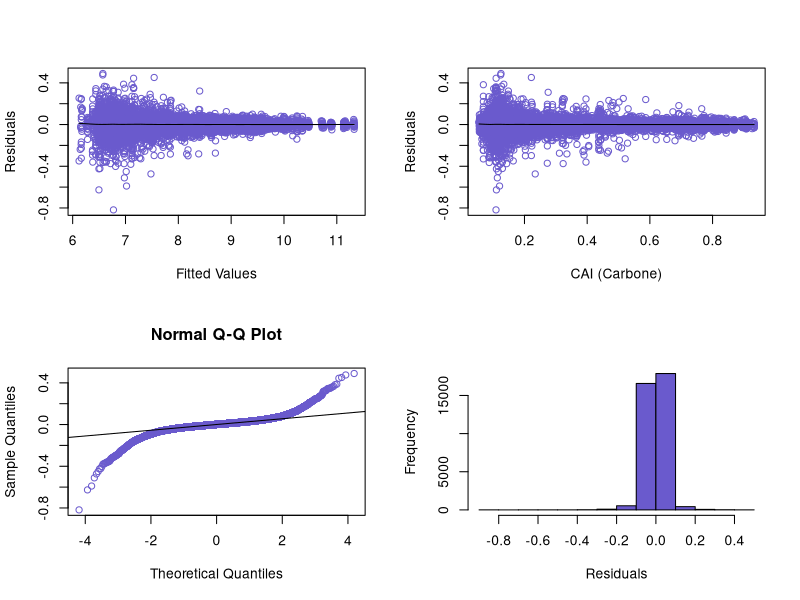
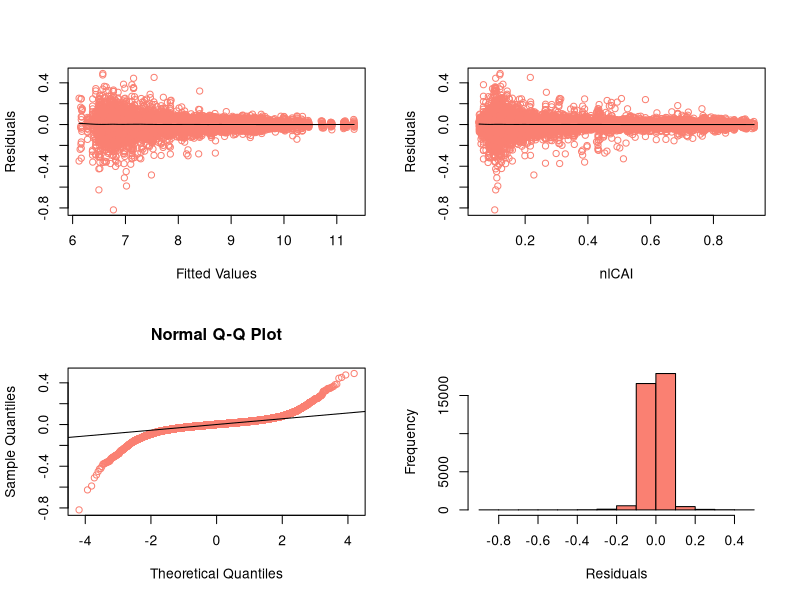
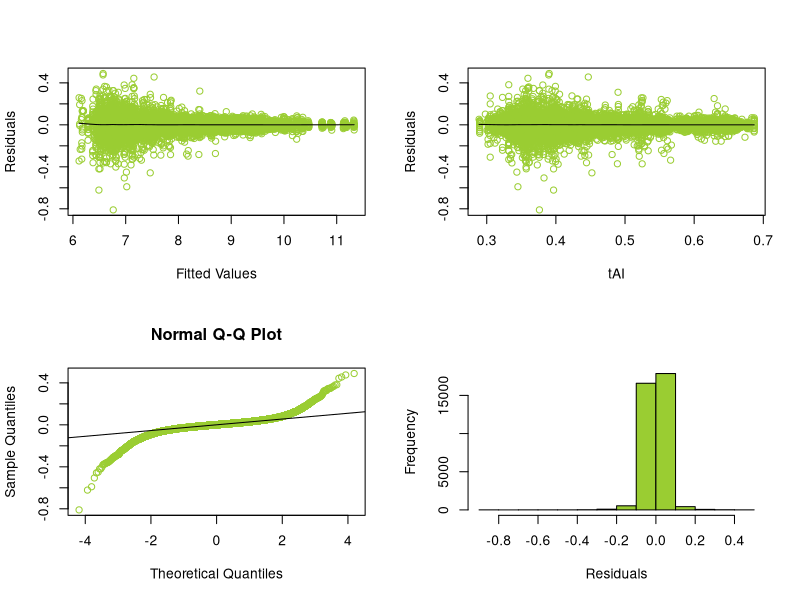
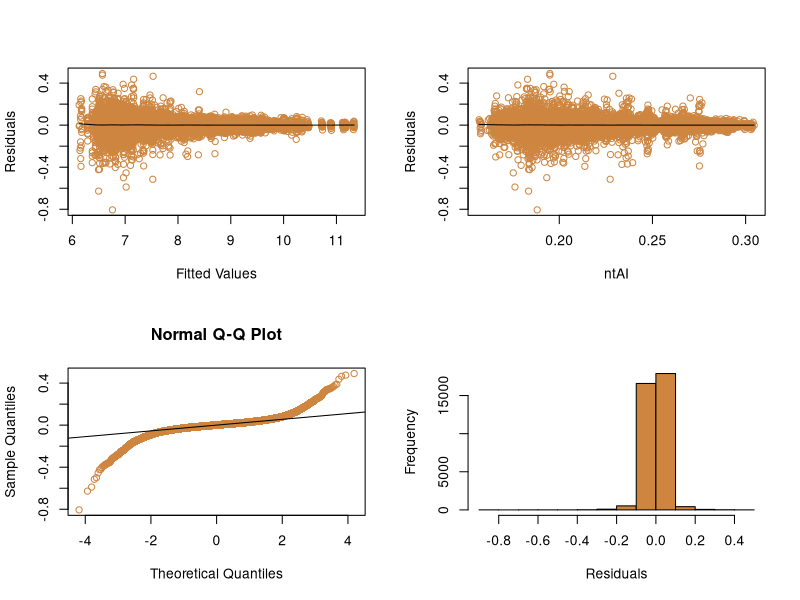
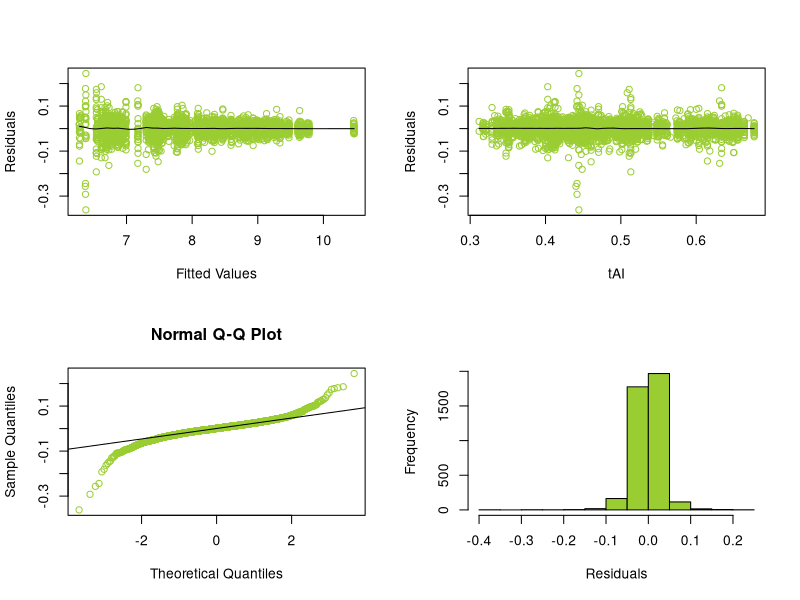
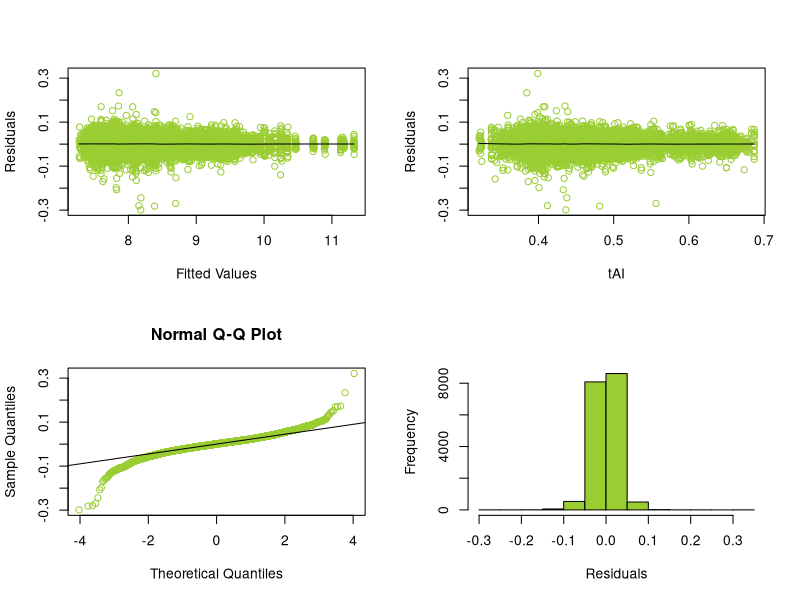
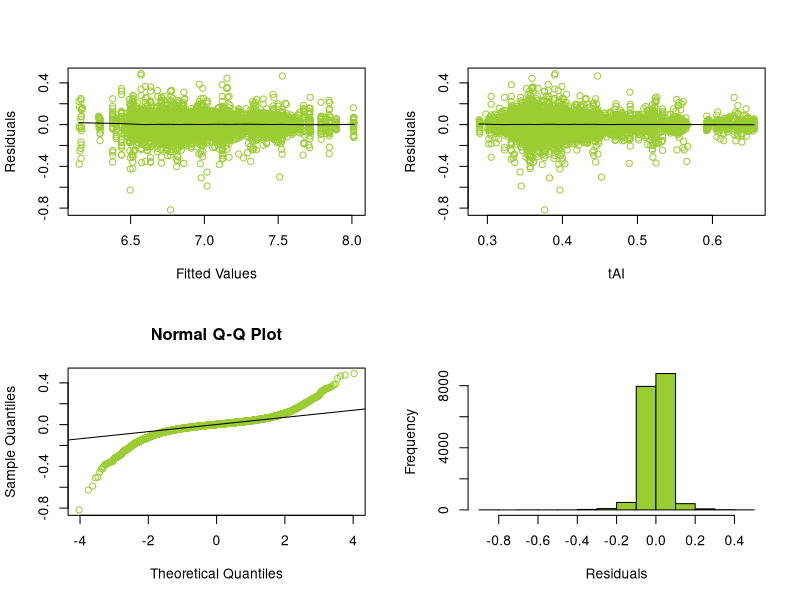
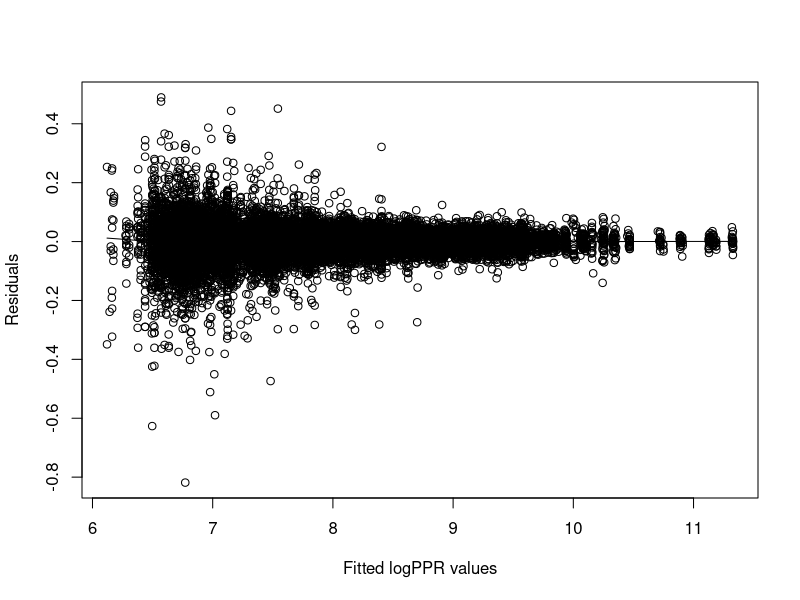

R code for these plots, in order: (Note: a time limit stopped this script after it produced the figures.)
## ---- chunk 1
knitr::opts_chunk$set(echo = TRUE)
## ---- chunk 2
library(car)
library(lme4)
library(reshape2)
## ---- chunk 3
response <- read.csv('n_PPR_1620_d.csv')
dataset <- melt(response, id.vars = "gene", variable.name = "strain", value.name = "PPR")
dataset$logPPR <- log(dataset$PPR)
## ---- chunk 4
explanatory0 <- read.csv('CAI_Carbone_1620_YRC_diff_d.csv')
explanatory0 <- melt(explanatory0, id.vars = "gene", variable.name = "strain", value.name = "CAI")
dataset$CAI <- explanatory0$CAI
## ---- chunk 5
lmm1 <- lmer(logPPR ~ CAI + (1+CAI|gene), data=dataset, REML = FALSE, control = lmerControl(optimizer="bobyqa", optCtrl=list(maxfun=1e5)))
summary(lmm1)
## ---- chunk 6
lmm2 <- lmer(logPPR ~ (1+CAI|gene), data=dataset, REML = FALSE, control = lmerControl(optimizer="bobyqa", optCtrl=list(maxfun=1e5)))
cai1620<-anova(lmm1, lmm2)
cai1620
## ---- chunk 7
cai1620[2,8]
## ---- chunk 8
confint(lmm1, parm="CAI", level=0.95)
## ---- chunk 9
par(mfrow=c(2,2))
res = residuals(lmm1)

scatter.smooth(fitted(lmm1), res, col='slateblue', span=0.1, xlab='Fitted Values', ylab='Residuals')
tiff(file="cai_logppr_res_fit.tiff", width = 12, height = 12, units = 'cm', res = 300)
scatter.smooth(fitted(lmm1), res, col='black', span=0.1, xlab='Fitted logPPR values', ylab='Residuals')
dev.off()
scatter.smooth(dataset$CAI, res, col='slateblue', span=0.1, xlab='CAI (Carbone)', ylab='Residuals')
qqnorm(res, col='slateblue')
qqline(res)
hist(res, main='', xlab='Residuals', ylab='Frequency', col='slateblue')
## ---- chunk 10
explanatory1 <- read.csv('nlCAI_1620_YRC_diff_d.csv')
explanatory1 <- melt(explanatory1, id.vars = "gene", variable.name = "strain", value.name = "nlCAI")
dataset$nlCAI <- explanatory1$nlCAI
## ---- chunk 11
lmm3 <- lmer(logPPR ~ nlCAI + (1+nlCAI|gene), data=dataset, REML = FALSE, control = lmerControl(optimizer="bobyqa", optCtrl=list(maxfun=1e5)))
summary(lmm3)
## ---- chunk 12
lmm4 <- lmer(logPPR ~ (1+nlCAI|gene), data=dataset, REML = FALSE, control = lmerControl(optimizer="bobyqa", optCtrl=list(maxfun=1e5)))
nlcai1620<-anova(lmm3, lmm4)
nlcai1620
## ---- chunk 13
nlcai1620[2,8]
## ---- chunk 14
confint(lmm3, parm="nlCAI", level=0.95)
## ---- chunk 15
par(mfrow=c(2,2))
res = residuals(lmm3)

scatter.smooth(fitted(lmm3), res, col='salmon', span=0.1, xlab='Fitted Values', ylab='Residuals')
scatter.smooth(dataset$nlCAI, res, col='salmon', span=0.1, xlab='nlCAI', ylab='Residuals')
qqnorm(res, col='salmon')
qqline(res)
hist(res, main='', xlab='Residuals', ylab='Frequency', col='salmon')
## ---- chunk 16
explanatory2 <- read.csv('tAI_1620_YRC_diff_d.csv')
explanatory2 <- melt(explanatory2, id.vars = "gene", variable.name = "strain", value.name = "tAI")
dataset$tAI <- explanatory2$tAI
## ---- chunk 17
lmm5 <- lmer(logPPR ~ tAI + (1+tAI|gene), data=dataset, REML = FALSE, control = lmerControl(optimizer="Nelder_Mead", optCtrl=list(maxfun=1e5)))
summary(lmm5)
## ---- chunk 18
lmm6 <- lmer(logPPR ~ (1+tAI|gene), data=dataset, REML = FALSE, control = lmerControl(optimizer="bobyqa", optCtrl=list(maxfun=1e5)))
tai1620<-anova(lmm5, lmm6)
tai1620
## ---- chunk 19
tai1620[2,8]
## ---- chunk 20
confint(lmm5, parm="tAI", level=0.95)
## ---- chunk 21
par(mfrow=c(2,2))
res = residuals(lmm5)

scatter.smooth(fitted(lmm5), res, col='yellowgreen', span=0.1, xlab='Fitted Values', ylab='Residuals')
scatter.smooth(dataset$tAI, res, col='yellowgreen', span=0.1, xlab='tAI', ylab='Residuals')
qqnorm(res, col='yellowgreen')
qqline(res)
hist(res, main='', xlab='Residuals', ylab='Frequency', col='yellowgreen')
## ---- chunk 22
explanatory3 <- read.csv('ntAI_1620_YRC_diff_d.csv')
explanatory3 <- melt(explanatory3, id.vars = "gene", variable.name = "strain", value.name = "ntAI")
dataset$ntAI <- explanatory3$ntAI
## ---- chunk 23
lmm7 <- lmer(logPPR ~ ntAI + (1+ntAI|gene), data=dataset, REML = FALSE, control = lmerControl(optimizer="bobyqa", optCtrl=list(maxfun=1e5)))
summary(lmm7)
## ---- chunk 24
lmm8 <- lmer(logPPR ~ (1+ntAI|gene), data=dataset, REML = FALSE, control = lmerControl(optimizer="bobyqa", optCtrl=list(maxfun=1e5)))
ntai1620<-anova(lmm7, lmm8)
ntai1620
## ---- chunk 25
ntai1620[2,8]
## ---- chunk 26
confint(lmm7, parm="ntAI", level=0.95)
## ---- chunk 27
par(mfrow=c(2,2))
res = residuals(lmm7)

scatter.smooth(fitted(lmm7), res, col='peru', span=0.1, xlab='Fitted Values', ylab='Residuals')
scatter.smooth(dataset$ntAI, res, col='peru', span=0.1, xlab='ntAI', ylab='Residuals')
qqnorm(res, col='peru')
qqline(res)
hist(res, main='', xlab='Residuals', ylab='Frequency', col='peru')
rm(list=ls())
## ---- chunk 28
response <- read.csv('n_PPR_185_d.csv')
dataset <- melt(response, id.vars = "gene", variable.name = "strain", value.name = "PPR")
dataset$logPPR <- log(dataset$PPR)
## ---- chunk 29
explanatory0 <- read.csv('tAI_185_YRC_diff_d.csv')
explanatory0 <- melt(explanatory0, id.vars = "gene", variable.name = "strain", value.name = "tAI")
dataset$tAI <- explanatory0$tAI
## ---- chunk 30
lmm1 <- lmer(logPPR ~ tAI + (1+tAI|gene), data=dataset, REML = FALSE, control = lmerControl(optimizer="bobyqa", optCtrl=list(maxfun=1e5)))
summary(lmm1)
## ---- chunk 31
lmm2 <- lmer(logPPR ~ (1+tAI|gene), data=dataset, REML = FALSE, control = lmerControl(optimizer="bobyqa", optCtrl=list(maxfun=1e5)))
tai185<-anova(lmm1, lmm2)
tai185
## ---- chunk 32
tai185[2,8]
## ---- chunk 33
confint(lmm1, parm="tAI", level=0.95)
## ---- chunk 34
par(mfrow=c(2,2))
res = residuals(lmm1)

scatter.smooth(fitted(lmm1), res, col='yellowgreen', span=0.1, xlab='Fitted Values', ylab='Residuals')
scatter.smooth(dataset$tAI, res, col='yellowgreen', span=0.1, xlab='tAI', ylab='Residuals')
qqnorm(res, col='yellowgreen')
qqline(res)
hist(res, main='', xlab='Residuals', ylab='Frequency', col='yellowgreen')
## ---- chunk 35
response <- read.csv('n_PPR_810_highPA_d.csv')
dataset <- melt(response, id.vars = "gene", variable.name = "strain", value.name = "PPR")
dataset$logPPR <- log(dataset$PPR)
## ---- chunk 36
explanatory0 <- read.csv('tAI_810_highPA_YRC_diff_d.csv')
explanatory0 <- melt(explanatory0, id.vars = "gene", variable.name = "strain", value.name = "tAI")
dataset$tAI <- explanatory0$tAI
## ---- chunk 37
lmm3 <- lmer(logPPR ~ tAI + (1+tAI|gene), data=dataset, REML = FALSE, control = lmerControl(optimizer="bobyqa", optCtrl=list(maxfun=1e5)))
summary(lmm3)
## ---- chunk 38
confint(lmm3, parm="tAI", level=0.95)
## ---- chunk 39
lmm4 <- lmer(logPPR ~ (1+tAI|gene), data=dataset, REML = FALSE, control = lmerControl(optimizer="bobyqa", optCtrl=list(maxfun=1e5)))
tai_highpa<-anova(lmm3, lmm4)
tai_highpa
## ---- chunk 40
tai_highpa[2,8]
## ---- chunk 41
par(mfrow=c(2,2))
res = residuals(lmm3)

scatter.smooth(fitted(lmm3), res, col='yellowgreen', span=0.1, xlab='Fitted Values', ylab='Residuals')
scatter.smooth(dataset$tAI, res, col='yellowgreen', span=0.1, xlab='tAI', ylab='Residuals')
qqnorm(res, col='yellowgreen')
qqline(res)
hist(res, main='', xlab='Residuals', ylab='Frequency', col='yellowgreen')
## ---- chunk 42
response <- read.csv('n_PPR_810_lowPA_d.csv')
dataset <- melt(response, id.vars = "gene", variable.name = "strain", value.name = "PPR")
dataset$logPPR <- log(dataset$PPR)
## ---- chunk 43
explanatory0 <- read.csv('tAI_810_lowPA_YRC_diff_d.csv')
explanatory0 <- melt(explanatory0, id.vars = "gene", variable.name = "strain", value.name = "tAI")
dataset$tAI <- explanatory0$tAI
## ---- chunk 44
lmm5 <- lmer(logPPR ~ tAI + (1+tAI|gene), data=dataset, REML = FALSE, control = lmerControl(optimizer="bobyqa", optCtrl=list(maxfun=1e5)))
summary(lmm5)
## ---- chunk 45
confint(lmm5, parm="tAI", level=0.95)
## ---- chunk 46
lmm6 <- lmer(logPPR ~ (1+tAI|gene), data=dataset, REML = FALSE, control = lmerControl(optimizer="bobyqa", optCtrl=list(maxfun=1e5)))
tai_810low<-anova(lmm5, lmm6)
tai_810low
## ---- chunk 47
tai_810low[2,8]
## ---- chunk 48
par(mfrow=c(2,2))
res = residuals(lmm5)

scatter.smooth(fitted(lmm5), res, col='yellowgreen', span=0.1, xlab='Fitted Values', ylab='Residuals')
scatter.smooth(dataset$tAI, res, col='yellowgreen', span=0.1, xlab='tAI', ylab='Residuals')
qqnorm(res, col='yellowgreen')
qqline(res)
hist(res, main='', xlab='Residuals', ylab='Frequency', col='yellowgreen')
## ---- chunk 49
response <- read.csv('n_PPR_1620_d.csv')
dataset <- melt(response, id.vars = "gene", variable.name = "strain", value.name = "PPR")
dataset$logPPR <- log(dataset$PPR)
## ---- chunk 50
explanatory0 <- read.csv('tAI_1620_YRC_diff_d.csv')
explanatory0 <- melt(explanatory0, id.vars = "gene", variable.name = "strain", value.name = "tAI")
dataset$tAI <- explanatory0$tAI
## ---- chunk 51
explanatory1 <- read.csv('PA_medians_1620.csv')
explanatory1 <- melt(explanatory1, id.vars = "gene", variable.name = "strain", value.name = "medianPA")
dataset$medianPA = explanatory1$medianPA/10000
## ---- chunk 52
head(dataset)
## ---- chunk 53
lmm7 <- lmer(logPPR ~ tAI + (0+tAI|gene) + (1+tAI|medianPA), data=dataset, REML = FALSE, control = lmerControl(optimizer="Nelder_Mead", optCtrl=list(maxfun=1e5)))
summary(lmm7)
## ---- chunk 54
lmm8 <- lmer(logPPR ~ (0+tAI|gene) + (1+tAI|medianPA), data=dataset, REML = FALSE, control = lmerControl(optimizer="bobyqa", optCtrl=list(maxfun=1e5)))
tai1620m<-anova(lmm7, lmm8)
tai1620m
## ---- chunk 55
tai1620m[2,8]
## ---- chunk 56
confint(lmm7, parm="tAI", level=0.95)
## ---- chunk 57
par(mfrow=c(2,2))
res = residuals(lmm7)

scatter.smooth(fitted(lmm7), res, col='yellowgreen', span=0.1, xlab='Fitted Values', ylab='Residuals')
scatter.smooth(dataset$tAI, res, col='yellowgreen', span=0.1, xlab='tAI', ylab='Residuals')
qqnorm(res, col='yellowgreen')
qqline(res)
hist(res, main='', xlab='Residuals', ylab='Frequency', col='yellowgreen')
